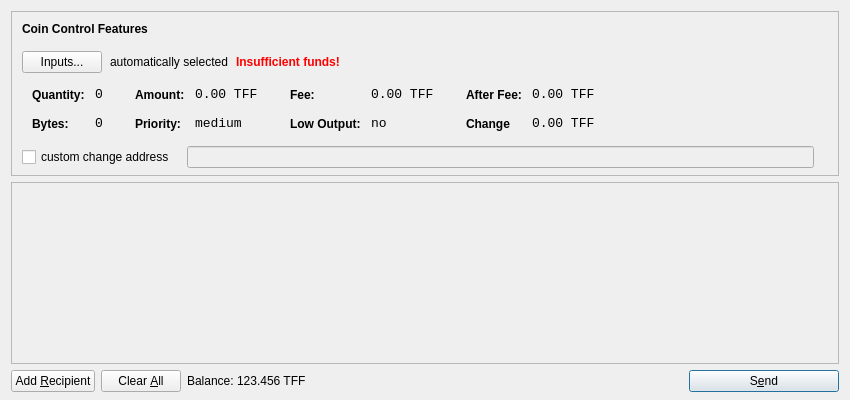
<?xml version="1.0" encoding="UTF-8"?>
<ui version="4.0">
 <class>SendCoinsDialog</class>
 <widget class="QDialog" name="SendCoinsDialog">
  <property name="geometry">
   <rect>
    <x>0</x>
    <y>0</y>
    <width>850</width>
    <height>400</height>
   </rect>
  </property>
  <property name="windowTitle">
   <string>Send Coins</string>
  </property>
  <layout class="QVBoxLayout" name="verticalLayout" stretch="0,1,0">
   <property name="bottomMargin">
    <number>8</number>
   </property>
   <item>
    <widget class="QFrame" name="frameCoinControl">
     <property name="sizePolicy">
      <sizepolicy hsizetype="Expanding" vsizetype="Expanding">
       <horstretch>0</horstretch>
       <verstretch>0</verstretch>
      </sizepolicy>
     </property>
     <property name="maximumSize">
      <size>
       <width>16777215</width>
       <height>16777215</height>
      </size>
     </property>
     <property name="frameShape">
      <enum>QFrame::StyledPanel</enum>
     </property>
     <property name="frameShadow">
      <enum>QFrame::Sunken</enum>
     </property>
     <layout class="QVBoxLayout" name="verticalLayoutCoinControl2">
      <property name="spacing">
       <number>-1</number>
      </property>
      <property name="leftMargin">
       <number>0</number>
      </property>
      <property name="topMargin">
       <number>0</number>
      </property>
      <property name="rightMargin">
       <number>0</number>
      </property>
      <property name="bottomMargin">
       <number>6</number>
      </property>
      <item>
       <layout class="QVBoxLayout" name="verticalLayoutCoinControl" stretch="0,0,0,0,1">
        <property name="spacing">
         <number>0</number>
        </property>
        <property name="leftMargin">
         <number>10</number>
        </property>
        <property name="topMargin">
         <number>10</number>
        </property>
        <item>
         <layout class="QHBoxLayout" name="horizontalLayoutCoinControl1">
          <property name="bottomMargin">
           <number>15</number>
          </property>
          <item>
           <widget class="QLabel" name="labelCoinControlFeatures">
            <property name="sizePolicy">
             <sizepolicy hsizetype="Preferred" vsizetype="Maximum">
              <horstretch>0</horstretch>
              <verstretch>0</verstretch>
             </sizepolicy>
            </property>
            <property name="font">
             <font>
              <weight>75</weight>
              <bold>true</bold>
             </font>
            </property>
            <property name="styleSheet">
             <string notr="true">font-weight:bold;</string>
            </property>
            <property name="text">
             <string>Coin Control Features</string>
            </property>
           </widget>
          </item>
         </layout>
        </item>
        <item>
         <layout class="QHBoxLayout" name="horizontalLayoutCoinControl2" stretch="0,0,0,0">
          <property name="spacing">
           <number>8</number>
          </property>
          <property name="bottomMargin">
           <number>10</number>
          </property>
          <item>
           <widget class="QPushButton" name="pushButtonCoinControl">
            <property name="styleSheet">
             <string notr="true"/>
            </property>
            <property name="text">
             <string>Inputs...</string>
            </property>
           </widget>
          </item>
          <item>
           <widget class="QLabel" name="labelCoinControlAutomaticallySelected">
            <property name="text">
             <string>automatically selected</string>
            </property>
            <property name="margin">
             <number>5</number>
            </property>
           </widget>
          </item>
          <item>
           <widget class="QLabel" name="labelCoinControlInsuffFunds">
            <property name="font">
             <font>
              <weight>75</weight>
              <bold>true</bold>
             </font>
            </property>
            <property name="styleSheet">
             <string notr="true">color:red;font-weight:bold;</string>
            </property>
            <property name="text">
             <string>Insufficient funds!</string>
            </property>
            <property name="margin">
             <number>5</number>
            </property>
           </widget>
          </item>
          <item>
           <spacer name="horizontalSpacerCoinControl">
            <property name="orientation">
             <enum>Qt::Horizontal</enum>
            </property>
            <property name="sizeHint" stdset="0">
             <size>
              <width>40</width>
              <height>1</height>
             </size>
            </property>
           </spacer>
          </item>
         </layout>
        </item>
        <item>
         <widget class="QWidget" name="widgetCoinControl" native="true">
          <property name="sizePolicy">
           <sizepolicy hsizetype="Preferred" vsizetype="Preferred">
            <horstretch>0</horstretch>
            <verstretch>0</verstretch>
           </sizepolicy>
          </property>
          <property name="minimumSize">
           <size>
            <width>0</width>
            <height>0</height>
           </size>
          </property>
          <property name="styleSheet">
           <string notr="true"/>
          </property>
          <layout class="QHBoxLayout" name="horizontalLayoutCoinControl5">
           <property name="margin">
            <number>0</number>
           </property>
           <item>
            <layout class="QHBoxLayout" name="horizontalLayoutCoinControl3" stretch="0,0,0,1">
             <property name="spacing">
              <number>20</number>
             </property>
             <property name="topMargin">
              <number>0</number>
             </property>
             <property name="bottomMargin">
              <number>10</number>
             </property>
             <item>
              <layout class="QFormLayout" name="formLayoutCoinControl1">
               <property name="horizontalSpacing">
                <number>10</number>
               </property>
               <property name="verticalSpacing">
                <number>14</number>
               </property>
               <property name="leftMargin">
                <number>10</number>
               </property>
               <property name="topMargin">
                <number>4</number>
               </property>
               <property name="rightMargin">
                <number>6</number>
               </property>
               <item row="0" column="0">
                <widget class="QLabel" name="labelCoinControlQuantityText">
                 <property name="styleSheet">
                  <string notr="true">font-weight:bold;</string>
                 </property>
                 <property name="text">
                  <string>Quantity:</string>
                 </property>
                 <property name="margin">
                  <number>0</number>
                 </property>
                </widget>
               </item>
               <item row="0" column="1">
                <widget class="QLabel" name="labelCoinControlQuantity">
                 <property name="font">
                  <font>
                   <family>Monospace</family>
                   <pointsize>10</pointsize>
                  </font>
                 </property>
                 <property name="cursor">
                  <cursorShape>IBeamCursor</cursorShape>
                 </property>
                 <property name="contextMenuPolicy">
                  <enum>Qt::ActionsContextMenu</enum>
                 </property>
                 <property name="text">
                  <string>0</string>
                 </property>
                 <property name="margin">
                  <number>0</number>
                 </property>
                 <property name="textInteractionFlags">
                  <set>Qt::LinksAccessibleByMouse|Qt::TextSelectableByKeyboard|Qt::TextSelectableByMouse</set>
                 </property>
                </widget>
               </item>
               <item row="1" column="0">
                <widget class="QLabel" name="labelCoinControlBytesText">
                 <property name="styleSheet">
                  <string notr="true">font-weight:bold;</string>
                 </property>
                 <property name="text">
                  <string>Bytes:</string>
                 </property>
                </widget>
               </item>
               <item row="1" column="1">
                <widget class="QLabel" name="labelCoinControlBytes">
                 <property name="font">
                  <font>
                   <family>Monospace</family>
                   <pointsize>10</pointsize>
                  </font>
                 </property>
                 <property name="cursor">
                  <cursorShape>IBeamCursor</cursorShape>
                 </property>
                 <property name="contextMenuPolicy">
                  <enum>Qt::ActionsContextMenu</enum>
                 </property>
                 <property name="text">
                  <string>0</string>
                 </property>
                 <property name="textInteractionFlags">
                  <set>Qt::LinksAccessibleByMouse|Qt::TextSelectableByKeyboard|Qt::TextSelectableByMouse</set>
                 </property>
                </widget>
               </item>
              </layout>
             </item>
             <item>
              <layout class="QFormLayout" name="formLayoutCoinControl2">
               <property name="horizontalSpacing">
                <number>10</number>
               </property>
               <property name="verticalSpacing">
                <number>14</number>
               </property>
               <property name="leftMargin">
                <number>6</number>
               </property>
               <property name="topMargin">
                <number>4</number>
               </property>
               <property name="rightMargin">
                <number>6</number>
               </property>
               <item row="0" column="0">
                <widget class="QLabel" name="labelCoinControlAmountText">
                 <property name="styleSheet">
                  <string notr="true">font-weight:bold;</string>
                 </property>
                 <property name="text">
                  <string>Amount:</string>
                 </property>
                 <property name="margin">
                  <number>0</number>
                 </property>
                </widget>
               </item>
               <item row="0" column="1">
                <widget class="QLabel" name="labelCoinControlAmount">
                 <property name="font">
                  <font>
                   <family>Monospace</family>
                   <pointsize>10</pointsize>
                  </font>
                 </property>
                 <property name="cursor">
                  <cursorShape>IBeamCursor</cursorShape>
                 </property>
                 <property name="contextMenuPolicy">
                  <enum>Qt::ActionsContextMenu</enum>
                 </property>
                 <property name="text">
                  <string>0.00 TFF</string>
                 </property>
                 <property name="textInteractionFlags">
                  <set>Qt::LinksAccessibleByMouse|Qt::TextSelectableByKeyboard|Qt::TextSelectableByMouse</set>
                 </property>
                </widget>
               </item>
               <item row="1" column="0">
                <widget class="QLabel" name="labelCoinControlPriorityText">
                 <property name="styleSheet">
                  <string notr="true">font-weight:bold;</string>
                 </property>
                 <property name="text">
                  <string>Priority:</string>
                 </property>
                </widget>
               </item>
               <item row="1" column="1">
                <widget class="QLabel" name="labelCoinControlPriority">
                 <property name="font">
                  <font>
                   <family>Monospace</family>
                   <pointsize>10</pointsize>
                  </font>
                 </property>
                 <property name="cursor">
                  <cursorShape>IBeamCursor</cursorShape>
                 </property>
                 <property name="contextMenuPolicy">
                  <enum>Qt::ActionsContextMenu</enum>
                 </property>
                 <property name="text">
                  <string>medium</string>
                 </property>
                 <property name="textInteractionFlags">
                  <set>Qt::LinksAccessibleByMouse|Qt::TextSelectableByKeyboard|Qt::TextSelectableByMouse</set>
                 </property>
                </widget>
               </item>
              </layout>
             </item>
             <item>
              <layout class="QFormLayout" name="formLayoutCoinControl3">
               <property name="horizontalSpacing">
                <number>10</number>
               </property>
               <property name="verticalSpacing">
                <number>14</number>
               </property>
               <property name="leftMargin">
                <number>6</number>
               </property>
               <property name="topMargin">
                <number>4</number>
               </property>
               <property name="rightMargin">
                <number>6</number>
               </property>
               <item row="0" column="0">
                <widget class="QLabel" name="labelCoinControlFeeText">
                 <property name="styleSheet">
                  <string notr="true">font-weight:bold;</string>
                 </property>
                 <property name="text">
                  <string>Fee:</string>
                 </property>
                 <property name="margin">
                  <number>0</number>
                 </property>
                </widget>
               </item>
               <item row="0" column="1">
                <widget class="QLabel" name="labelCoinControlFee">
                 <property name="font">
                  <font>
                   <family>Monospace</family>
                   <pointsize>10</pointsize>
                  </font>
                 </property>
                 <property name="cursor">
                  <cursorShape>IBeamCursor</cursorShape>
                 </property>
                 <property name="contextMenuPolicy">
                  <enum>Qt::ActionsContextMenu</enum>
                 </property>
                 <property name="text">
                  <string>0.00 TFF</string>
                 </property>
                 <property name="textInteractionFlags">
                  <set>Qt::LinksAccessibleByMouse|Qt::TextSelectableByKeyboard|Qt::TextSelectableByMouse</set>
                 </property>
                </widget>
               </item>
               <item row="1" column="0">
                <widget class="QLabel" name="labelCoinControlLowOutputText">
                 <property name="styleSheet">
                  <string notr="true">font-weight:bold;</string>
                 </property>
                 <property name="text">
                  <string>Low Output:</string>
                 </property>
                </widget>
               </item>
               <item row="1" column="1">
                <widget class="QLabel" name="labelCoinControlLowOutput">
                 <property name="font">
                  <font>
                   <family>Monospace</family>
                   <pointsize>10</pointsize>
                  </font>
                 </property>
                 <property name="cursor">
                  <cursorShape>IBeamCursor</cursorShape>
                 </property>
                 <property name="contextMenuPolicy">
                  <enum>Qt::ActionsContextMenu</enum>
                 </property>
                 <property name="text">
                  <string>no</string>
                 </property>
                 <property name="textInteractionFlags">
                  <set>Qt::LinksAccessibleByMouse|Qt::TextSelectableByKeyboard|Qt::TextSelectableByMouse</set>
                 </property>
                </widget>
               </item>
              </layout>
             </item>
             <item>
              <layout class="QFormLayout" name="formLayoutCoinControl4">
               <property name="horizontalSpacing">
                <number>10</number>
               </property>
               <property name="verticalSpacing">
                <number>14</number>
               </property>
               <property name="leftMargin">
                <number>6</number>
               </property>
               <property name="topMargin">
                <number>4</number>
               </property>
               <property name="rightMargin">
                <number>6</number>
               </property>
               <item row="0" column="0">
                <widget class="QLabel" name="labelCoinControlAfterFeeText">
                 <property name="styleSheet">
                  <string notr="true">font-weight:bold;</string>
                 </property>
                 <property name="text">
                  <string>After Fee:</string>
                 </property>
                 <property name="margin">
                  <number>0</number>
                 </property>
                </widget>
               </item>
               <item row="0" column="1">
                <widget class="QLabel" name="labelCoinControlAfterFee">
                 <property name="font">
                  <font>
                   <family>Monospace</family>
                   <pointsize>10</pointsize>
                  </font>
                 </property>
                 <property name="cursor">
                  <cursorShape>IBeamCursor</cursorShape>
                 </property>
                 <property name="contextMenuPolicy">
                  <enum>Qt::ActionsContextMenu</enum>
                 </property>
                 <property name="text">
                  <string>0.00 TFF</string>
                 </property>
                 <property name="textInteractionFlags">
                  <set>Qt::LinksAccessibleByMouse|Qt::TextSelectableByKeyboard|Qt::TextSelectableByMouse</set>
                 </property>
                </widget>
               </item>
               <item row="1" column="0">
                <widget class="QLabel" name="labelCoinControlChangeText">
                 <property name="styleSheet">
                  <string notr="true">font-weight:bold;</string>
                 </property>
                 <property name="text">
                  <string>Change</string>
                 </property>
                </widget>
               </item>
               <item row="1" column="1">
                <widget class="QLabel" name="labelCoinControlChange">
                 <property name="font">
                  <font>
                   <family>Monospace</family>
                   <pointsize>10</pointsize>
                  </font>
                 </property>
                 <property name="cursor">
                  <cursorShape>IBeamCursor</cursorShape>
                 </property>
                 <property name="contextMenuPolicy">
                  <enum>Qt::ActionsContextMenu</enum>
                 </property>
                 <property name="text">
                  <string>0.00 TFF</string>
                 </property>
                 <property name="textInteractionFlags">
                  <set>Qt::LinksAccessibleByMouse|Qt::TextSelectableByKeyboard|Qt::TextSelectableByMouse</set>
                 </property>
                </widget>
               </item>
              </layout>
             </item>
            </layout>
           </item>
          </layout>
         </widget>
        </item>
        <item>
         <layout class="QHBoxLayout" name="horizontalLayoutCoinControl4" stretch="0,0,0">
          <property name="spacing">
           <number>12</number>
          </property>
          <property name="sizeConstraint">
           <enum>QLayout::SetDefaultConstraint</enum>
          </property>
          <property name="topMargin">
           <number>5</number>
          </property>
          <property name="rightMargin">
           <number>5</number>
          </property>
          <item>
           <widget class="QCheckBox" name="checkBoxCoinControlChange">
            <property name="text">
             <string>custom change address</string>
            </property>
           </widget>
          </item>
          <item>
           <widget class="QLineEdit" name="lineEditCoinControlChange">
            <property name="enabled">
             <bool>false</bool>
            </property>
            <property name="sizePolicy">
             <sizepolicy hsizetype="Expanding" vsizetype="Fixed">
              <horstretch>0</horstretch>
              <verstretch>0</verstretch>
             </sizepolicy>
            </property>
           </widget>
          </item>
          <item>
           <widget class="QLabel" name="labelCoinControlChangeLabel">
            <property name="sizePolicy">
             <sizepolicy hsizetype="Preferred" vsizetype="Expanding">
              <horstretch>0</horstretch>
              <verstretch>0</verstretch>
             </sizepolicy>
            </property>
            <property name="minimumSize">
             <size>
              <width>0</width>
              <height>0</height>
             </size>
            </property>
            <property name="text">
             <string/>
            </property>
            <property name="margin">
             <number>3</number>
            </property>
           </widget>
          </item>
         </layout>
        </item>
        <item>
         <spacer name="verticalSpacerCoinControl">
          <property name="orientation">
           <enum>Qt::Vertical</enum>
          </property>
          <property name="sizeHint" stdset="0">
           <size>
            <width>800</width>
            <height>1</height>
           </size>
          </property>
         </spacer>
        </item>
       </layout>
      </item>
     </layout>
    </widget>
   </item>
   <item>
    <widget class="QScrollArea" name="scrollArea">
     <property name="widgetResizable">
      <bool>true</bool>
     </property>
     <widget class="QWidget" name="scrollAreaWidgetContents">
      <property name="geometry">
       <rect>
        <x>0</x>
        <y>0</y>
        <width>830</width>
        <height>165</height>
       </rect>
      </property>
      <layout class="QVBoxLayout" name="verticalLayout_2">
       <property name="margin">
        <number>0</number>
       </property>
       <item>
        <layout class="QVBoxLayout" name="entries">
         <property name="spacing">
          <number>6</number>
         </property>
        </layout>
       </item>
       <item>
        <spacer name="verticalSpacer">
         <property name="orientation">
          <enum>Qt::Vertical</enum>
         </property>
         <property name="sizeHint" stdset="0">
          <size>
           <width>20</width>
           <height>40</height>
          </size>
         </property>
        </spacer>
       </item>
      </layout>
     </widget>
    </widget>
   </item>
   <item>
    <layout class="QHBoxLayout" name="horizontalLayout">
     <item>
      <widget class="QPushButton" name="addButton">
       <property name="toolTip">
        <string>Send to multiple recipients at once</string>
       </property>
       <property name="text">
        <string>Add &amp;Recipient</string>
       </property>
       <property name="icon">
        <iconset resource="../bitcoin.qrc">
         <normaloff>:/icons/add</normaloff>:/icons/add</iconset>
       </property>
       <property name="autoDefault">
        <bool>false</bool>
       </property>
      </widget>
     </item>
     <item>
      <widget class="QPushButton" name="clearButton">
       <property name="sizePolicy">
        <sizepolicy hsizetype="Minimum" vsizetype="Fixed">
         <horstretch>0</horstretch>
         <verstretch>0</verstretch>
        </sizepolicy>
       </property>
       <property name="toolTip">
        <string>Remove all transaction fields</string>
       </property>
       <property name="text">
        <string>Clear &amp;All</string>
       </property>
       <property name="icon">
        <iconset resource="../bitcoin.qrc">
         <normaloff>:/icons/remove</normaloff>:/icons/remove</iconset>
       </property>
       <property name="autoRepeatDelay">
        <number>300</number>
       </property>
       <property name="autoDefault">
        <bool>false</bool>
       </property>
      </widget>
     </item>
     <item>
      <layout class="QHBoxLayout" name="horizontalLayout_2">
       <property name="spacing">
        <number>3</number>
       </property>
       <item>
        <widget class="QLabel" name="label">
         <property name="sizePolicy">
          <sizepolicy hsizetype="Preferred" vsizetype="Fixed">
           <horstretch>0</horstretch>
           <verstretch>0</verstretch>
          </sizepolicy>
         </property>
         <property name="text">
          <string>Balance:</string>
         </property>
        </widget>
       </item>
       <item>
        <widget class="QLabel" name="labelBalance">
         <property name="sizePolicy">
          <sizepolicy hsizetype="Preferred" vsizetype="Fixed">
           <horstretch>0</horstretch>
           <verstretch>0</verstretch>
          </sizepolicy>
         </property>
         <property name="cursor">
          <cursorShape>IBeamCursor</cursorShape>
         </property>
         <property name="text">
          <string>123.456 TFF</string>
         </property>
         <property name="textInteractionFlags">
          <set>Qt::LinksAccessibleByMouse|Qt::TextSelectableByKeyboard|Qt::TextSelectableByMouse</set>
         </property>
        </widget>
       </item>
      </layout>
     </item>
     <item>
      <spacer name="horizontalSpacer">
       <property name="orientation">
        <enum>Qt::Horizontal</enum>
       </property>
       <property name="sizeHint" stdset="0">
        <size>
         <width>40</width>
         <height>20</height>
        </size>
       </property>
      </spacer>
     </item>
     <item>
      <widget class="QPushButton" name="sendButton">
       <property name="minimumSize">
        <size>
         <width>150</width>
         <height>0</height>
        </size>
       </property>
       <property name="toolTip">
        <string>Confirm the send action</string>
       </property>
       <property name="text">
        <string>S&amp;end</string>
       </property>
       <property name="icon">
        <iconset resource="../bitcoin.qrc">
         <normaloff>:/icons/send</normaloff>:/icons/send</iconset>
       </property>
       <property name="default">
        <bool>true</bool>
       </property>
      </widget>
     </item>
    </layout>
   </item>
  </layout>
 </widget>
 <resources>
  <include location="../bitcoin.qrc"/>
 </resources>
 <connections/>
</ui>
